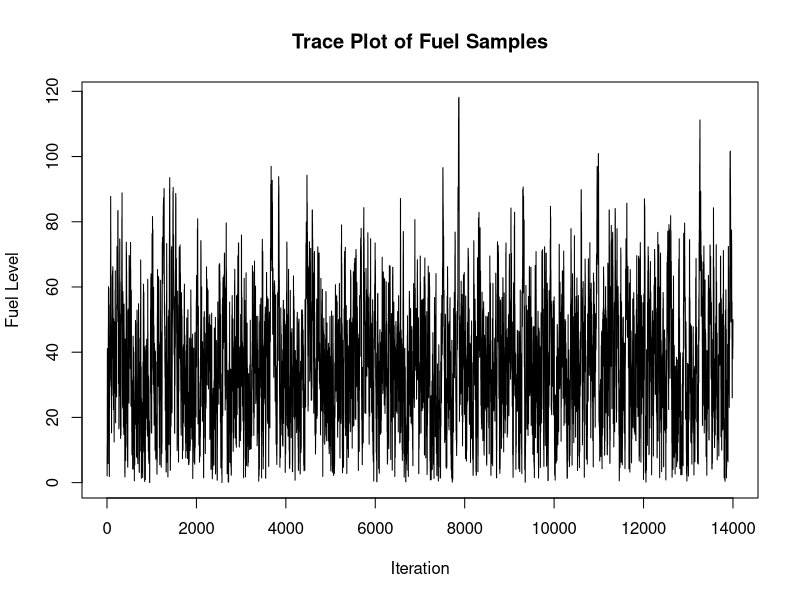
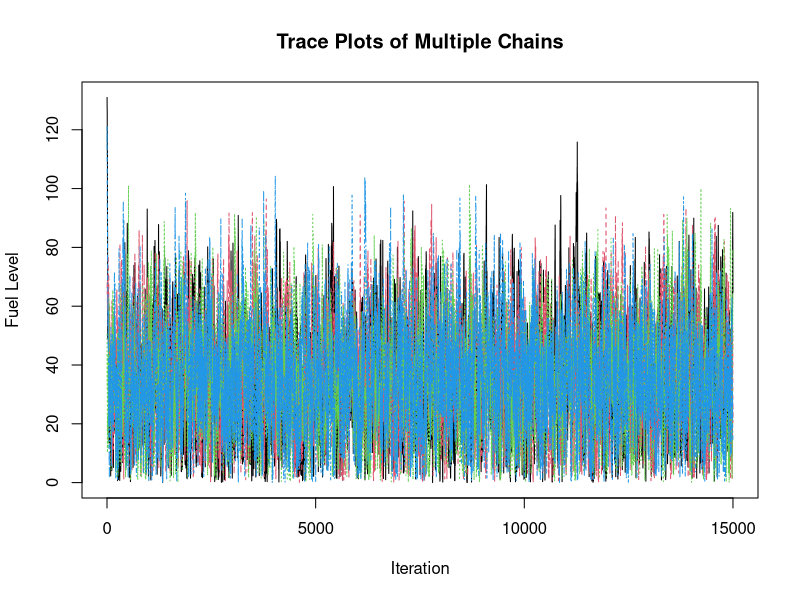

Reproduce these figures in R, in order.

library(ggplot2)
library(coda) 

#PSet 4
tfuel <- 182
s_mu <- 34
s_sigma <- 20
userate <- 18
use_sd <- 2


#prior
prior <- function(fuel) {
  ifelse(fuel >= 0 & fuel <= tfuel, 1/tfuel, 0)
}

#likelihood
likely <- function(fuel, measurement) {
  dnorm(measurement, mean = fuel, sd = s_sigma)
}

#Metropolis Hastings
metropolis_hastings <- function(sim, initial_fuel, measurement) {
  samples <- numeric(sim)
  current_fuel <- initial_fuel
  samples[1] <- current_fuel
  
  for (i in 2:sim) {
  
    proposed_fuel <- rnorm(1, mean = current_fuel, sd = 10) 
    
   
    if (proposed_fuel >= 0 && proposed_fuel <= tfuel) {
      acceptance_ratio <- (likely(proposed_fuel, measurement) * prior(proposed_fuel)) / 
        (likely(current_fuel, measurement) * prior(current_fuel))
      
      if (runif(1) < min(1, acceptance_ratio)) {
        current_fuel <- proposed_fuel
      }
    }
    samples[i] <- current_fuel
  }
  return(samples)
}


#Implementing Hastings algorithm
sim = 15000  
initial_fuel <- runif(1, 0, tfuel) 
measurement <- s_mu 
post_hastings <- metropolis_hastings(sim, initial_fuel, measurement)
#removing burn-in
burn_in = 1000  # Remove the first 1000 samples as burn-in
post_hastings <- post_hastings[(burn_in + 1):sim]


#assessing convergence visually
plot(post_hastings, type = "l", main = "Trace Plot of Fuel Samples", xlab = "Iteration", ylab = "Fuel Level")

#assessing accuracy of convergence with effective sample size approach
effectiveSize(post_hastings)

#Assessing accuracy using positive control
true_fuel <- 44 #using sensor reading as positive control
simulated_measurement <- rnorm(1, mean = true_fuel, sd = s_sigma)

# Running Hastings with the simulated measurement
fuel_positive <- metropolis_hastings(sim, initial_fuel, simulated_measurement)
fuel_positivex <- fuel_positive[(burn_in + 1):sim]

# Estimating mode 
d_positive <- density(fuel_positivex)
est_positive <- d_positive$x[which.max(d_positive$y)]

# Calculating error
error <- abs(est_positive - true_fuel)
cat("Error (Positive Control):", error, "\n")

#determining number of runs for convergence
chains = 4
fuel_chains <- matrix(NA, nrow = sim, ncol = chains)
for (i in 1:chains) {
  initial_fuel <- runif(1, 0, tfuel)
  fuel_chains[, i] <- metropolis_hastings(sim, initial_fuel, measurement)
}

#plotting
matplot(fuel_chains, type = "l", main = "Trace Plots of Multiple Chains", xlab = "Iteration", ylab = "Fuel Level", col = 1:chains)

#comparison with BMC Samples
set.seed(42)
sim = 15000
fuel_samples = runif(sim, 0, tfuel)
sensor_noise = rnorm(sim, mean = 0, sd = s_sigma)
measured_fuel = fuel_samples + sensor_noise

#Likelihood
likely_mc <- dnorm(measured_fuel, mean = s_mu, sd = s_sigma)
weights_mc <- likely_mc / sum(likely_mc)
post_mc <- sample(fuel_samples, size = sim, replace = TRUE, prob = weights_mc)

#Estimating mode and error
density_bmc <- density(post_mc)
est_bmc <- density_bmc$x[which.max(density_bmc$y)]
#results_bmc$estimated_mode[i] <- estimated_mode_bmc

# Check convergence criterion (example: tolerance on mode)
error_bmc <- abs(est_bmc - true_fuel) # true_fuel from your positive control
cat("BMC Error =", error_bmc, "\n")







